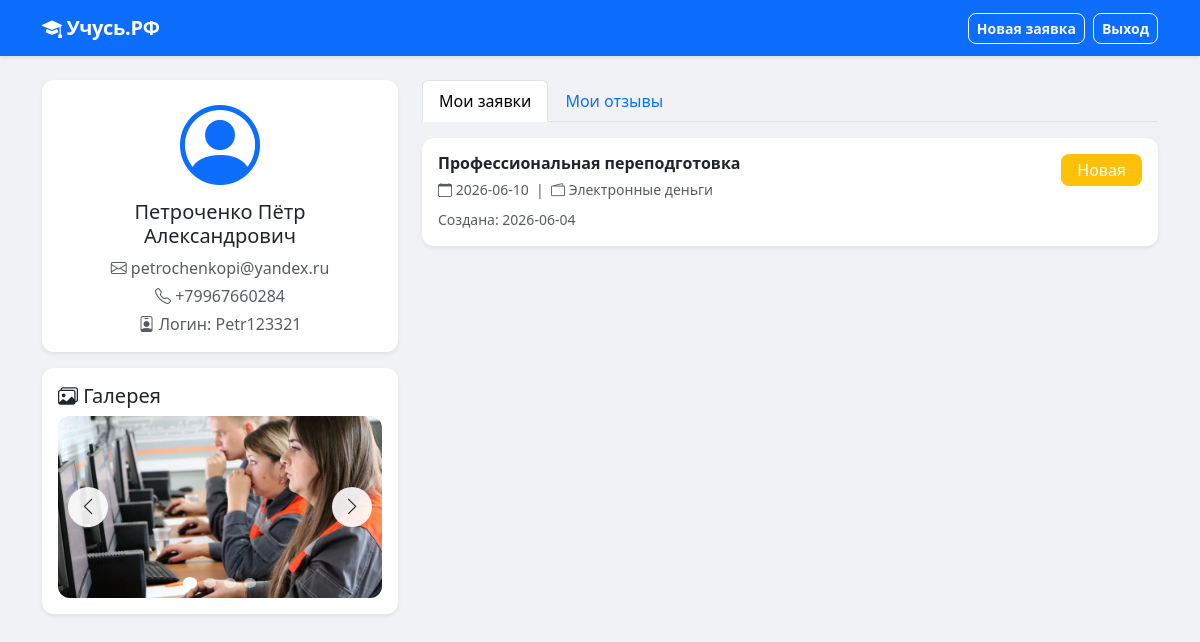
Screenshot of /profile (signed in) with the database file from the repository.
### tables this page shows
CREATE TABLE users (
            id INTEGER PRIMARY KEY AUTOINCREMENT,
            login TEXT NOT NULL UNIQUE,
            password TEXT NOT NULL,
            full_name TEXT NOT NULL,
            phone TEXT NOT NULL,
            email TEXT NOT NULL,
            created_at TEXT NOT NULL DEFAULT (datetime('now','localtime'))
        );

CREATE TABLE applications (
            id INTEGER PRIMARY KEY AUTOINCREMENT,
            user_id INTEGER NOT NULL,
            course_type TEXT NOT NULL,
            start_date TEXT NOT NULL,
            payment_method TEXT NOT NULL,
            status TEXT NOT NULL DEFAULT 'Новая',
            created_at TEXT NOT NULL DEFAULT (datetime('now','localtime')),
            updated_at TEXT NOT NULL DEFAULT (datetime('now','localtime')),
            FOREIGN KEY (user_id) REFERENCES users(id) ON DELETE CASCADE
        );

### app.py (the view, shortened to what this page needs)
@app.route('/profile', methods=['GET', 'POST'])
@login_required
def profile():
    db = get_db()
    user = db.execute('SELECT * FROM users WHERE id = ?', (session['user_id'],)).fetchone()
    apps = db.execute('SELECT * FROM applications WHERE user_id = ? ORDER BY created_at DESC',
                      (session['user_id'],)).fetchall()
    reviews = db.execute('SELECT r.*, a.course_type FROM reviews r JOIN applications a ON r.application_id = a.id WHERE r.user_id = ? ORDER BY r.created_at DESC',
                         (session['user_id'],)).fetchall()
    reviewed_ids = [r['application_id'] for r in reviews]
    return render_template('profile.html', user=user, apps=apps, reviews=reviews, reviewed_ids=reviewed_ids)

### app.py (called while the page is built)
def get_db():
    if 'db' not in g:
        g.db = sqlite3.connect(DATABASE)
        g.db.row_factory = sqlite3.Row
        g.db.execute("PRAGMA journal_mode=WAL")
    return g.db

def login_required(f):
    @wraps(f)
    def decorated(*args, **kwargs):
        if 'user_id' not in session:
            return redirect(url_for('login'))
        return f(*args, **kwargs)
    return decorated

### templates/profile.html (shortened to what this page needs)
{% extends "base.html" %}
{% block navbar %}
<nav class="navbar navbar-expand-lg navbar-dark bg-primary shadow-sm">
    <div class="container">
        <a class="navbar-brand fw-bold" href="{{ url_for('profile') }}"><i class="bi bi-mortarboard-fill"></i> Учусь.РФ</a>
        <div class="d-flex">
            <a href="{{ url_for('application_form') }}" class="btn btn-outline-light btn-sm me-2">Новая заявка</a>
            <a href="{{ url_for('logout') }}" class="btn btn-outline-light btn-sm">Выход</a>
        </div>
    </div>
</nav>
{% endblock %}
{% block content %}
<div class="container py-4">
    <div class="row">
        <div class="col-lg-4 mb-4">
            <div class="card shadow-sm border-0">
                <div class="card-body text-center">
                    <i class="bi bi-person-circle display-1 text-primary"></i>
                    <h5 class="mt-2">{{ user['full_name'] }}</h5>
                    <p class="text-muted mb-1"><i class="bi bi-envelope"></i> {{ user['email'] }}</p>
                    <p class="text-muted mb-1"><i class="bi bi-telephone"></i> {{ user['phone'] }}</p>
                    <p class="text-muted mb-0"><i class="bi bi-person-badge"></i> Логин: {{ user['login'] }}</p>
                </div>
            </div>
            <div class="card shadow-sm border-0 mt-3">
                <div class="card-body">
                    <h5><i class="bi bi-images"></i> Галерея</h5>
                    <div class="slider-container">
                        <div class="slider-wrapper" id="sliderWrapper">
                            <div class="slider-slide"><img src="{{ url_for('static', filename='images/course_1.jpg') }}" alt="Курс 1"></div>
                        </div>
                        <button class="slider-btn slider-prev" id="sliderPrev"><i class="bi bi-chevron-left"></i></button>
                        <button class="slider-btn slider-next" id="sliderNext"><i class="bi bi-chevron-right"></i></button>
                        <div class="slider-dots" id="sliderDots"></div>
                    </div>
                </div>
            </div>
        </div>
        <div class="col-lg-8">
            <ul class="nav nav-tabs mb-3" id="profileTabs">
                <li class="nav-item"><button class="nav-link active" data-bs-toggle="tab" data-bs-target="#tabApps">Мои заявки</button></li>
                <li class="nav-item"><button class="nav-link" data-bs-toggle="tab" data-bs-target="#tabReviews">Мои отзывы</button></li>
            </ul>
            <div class="tab-content">
                <div class="tab-pane fade show active" id="tabApps">
                    {% if not apps %}
                    <div class="alert alert-info">У вас пока нет заявок. <a href="{{ url_for('application_form') }}">Оформить заявку</a></div>
                    {% else %}
                    {% for app in apps %}
                    <div class="card shadow-sm border-0 mb-3 app-card">
                        <div class="card-body">
                            <div class="d-flex justify-content-between align-items-start">
                                <div>
                                    <h6 class="fw-bold mb-1">{{ app['course_type'] }}</h6>
                                    <small class="text-muted">
                                        <i class="bi bi-calendar"></i> {{ app['start_date'][:10] }}
                                        &nbsp;|&nbsp; <i class="bi bi-wallet2"></i> {{ app['payment_method'] }}
                                    </small>
                                </div>
                                <span class="badge bg-{{ 'warning' if app['status'] == 'Новая' else ('info' if app['status'] == 'Идет обучение' else 'success') }} fs-6">
                                    {{ app['status'] }}
                                </span>
                            </div>
                            <small class="text-muted d-block mt-2">Создана: {{ app['created_at'][:10] }}</small>
                        </div>
                    </div>
                    {% endfor %}
                    {% endif %}
                </div>
            </div>
        </div>
    </div>
</div>
{% endblock %}

### templates/base.html (shortened to what this page needs)
<!DOCTYPE html>
<html lang="ru">
<head>
    <link href="https://cdn.jsdelivr.net/npm/bootstrap@5.3.3/dist/css/bootstrap.min.css" rel="stylesheet">
    <link rel="stylesheet" href="https://cdn.jsdelivr.net/npm/bootstrap-icons@1.11.3/font/bootstrap-icons.min.css">
    <link rel="stylesheet" href="{{ url_for('static', filename='css/style.css') }}">
</head>
<body>
    {% block navbar %}{% endblock %}
    {% block content %}{% endblock %}
</body>
</html>

### static/css/style.css (style rules this page uses)
:root { --primary: #0d6efd; --primary-dark: #0b5ed7; }
body { font-family: 'Segoe UI', system-ui, -apple-system, sans-serif; background: #f0f2f5; }
.card { transition: transform 0.2s ease, box-shadow 0.2s ease; border-radius: 12px; }
.navbar-brand { font-size: 1.25rem; letter-spacing: -0.3px; }
.badge { padding: 0.5em 1em; font-weight: 500; border-radius: 8px; }
.btn { border-radius: 8px; font-weight: 600; transition: all 0.2s ease; }
.slider-container { position: relative; width: 100%; overflow: hidden; border-radius: 12px; background: #ddd; }
.slider-wrapper { display: flex; transition: transform 0.5s ease-in-out; }
.slider-slide { min-width: 100%; aspect-ratio: 16 / 9; background: #e9ecef; }
.slider-slide img { width: 100%; height: 100%; object-fit: cover; display: block; }
.slider-btn { position: absolute; top: 50%; transform: translateY(-50%); width: 40px; height: 40px; border: none; border-radius: 50%; background: rgba(255,255,255,0.9); color: #333; font-size: 1.2rem; cursor: pointer; display: flex; align-items: center; justify-content: center; transition: all 0.2s ease; z-index: 10; }
.slider-prev { left: 10px; }
.slider-next { right: 10px; }
.slider-dots { position: absolute; bottom: 10px; left: 50%; transform: translateX(-50%); display: flex; gap: 8px; }
.app-card, .admin-app-card { animation: fadeIn 0.4s ease both; }
.app-card:nth-child(1) { animation-delay: 0.05s; }
.tab-pane { animation: fadeIn 0.3s ease; }
html { scroll-behavior: smooth; }

### rows the page displays
users: full_name "Петроченко Пётр Александрович", email "petrochenkopi@yandex.ru", phone "+79967660284", login "Petr123321"
applications: course_type "Профессиональная переподготовка", start_date "2026-06-10", payment_method "Электронные деньги", status "Новая", created_at "2026-06-04"
